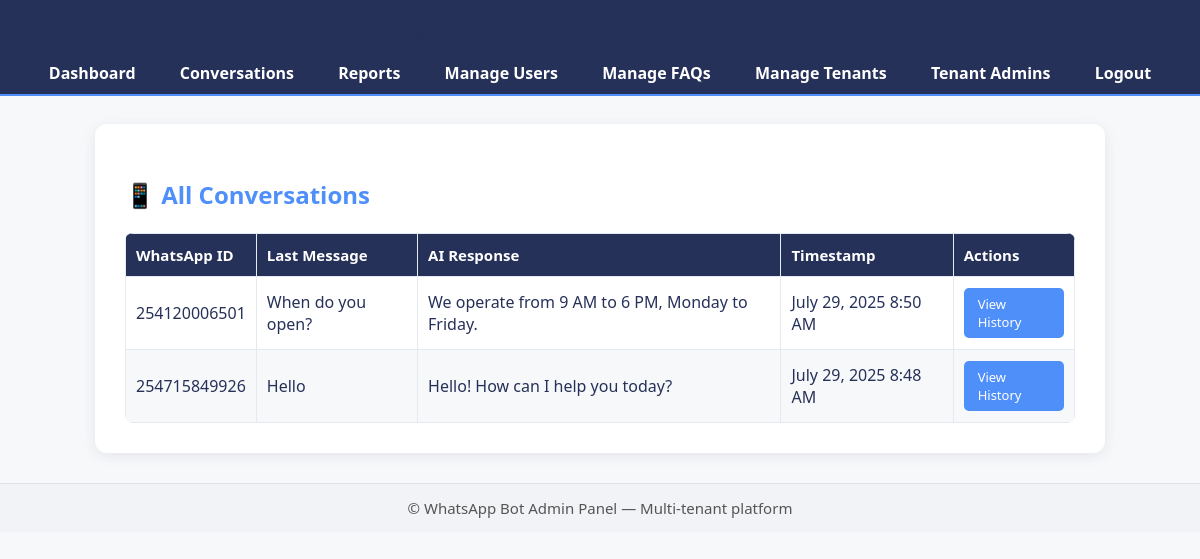
The app's page /all-conversations (signed in) with its own data.
### tables this page shows
CREATE TABLE conversations (
                    id INTEGER PRIMARY KEY AUTOINCREMENT,
                    wa_id TEXT NOT NULL,  -- FIXED: Changed from whatsapp_id to wa_id
                    tenant_id TEXT NOT NULL,
                    message_text TEXT NOT NULL,
                    response_text TEXT,
                    sender TEXT NOT NULL,  -- ADDED to match add_message() in CRUD
                    timestamp INTEGER NOT NULL, -- Use Unix timestamp
                    FOREIGN KEY (tenant_id) REFERENCES tenants(tenant_id)
                );

### admin_routes.py (the view)
@admin_bp.route('/all-conversations')
@login_required
def all_conversations():
    try:
        tenant_id = None if current_user.role == 'admin' else getattr(current_user, 'tenant_id', None)
        unique_conversations = get_all_conversations(tenant_id)
        return render_template(
            'all_conversations.html',
            user_email=current_user.email,
            conversations=unique_conversations,
            user_role=current_user.role
        )
    except Exception as e:
        logger.error(f"Error fetching conversations: {e}", exc_info=True)
        flash("Error loading conversations. Please try again later.", "danger")
        return render_template(
            'all_conversations.html',
            user_email=current_user.email,
            conversations=[],
            user_role=current_user.role
        )

### app.py (called while the page is built)
@app.context_processor
def inject_firebase_config():
    return {
        'FIREBASE_API_KEY': FIREBASE_API_KEY,
        'FIREBASE_AUTH_DOMAIN': FIREBASE_AUTH_DOMAIN,
        'FIREBASE_PROJECT_ID': FIREBASE_PROJECT_ID,
        'FIREBASE_STORAGE_BUCKET': FIREBASE_STORAGE_BUCKET,
        'FIREBASE_MESSAGING_SENDER_ID': FIREBASE_MESSAGING_SENDER_ID,
        'FIREBASE_APP_ID': FIREBASE_APP_ID,
        'FIREBASE_ENABLED': FIREBASE_ENABLED  # <-- Make available in all templates
    }

### auth.py (called while the page is built)
def load_user(uid):
    logger.debug(f"[LOGIN_DEBUG] load_user called with uid={uid}")
    if uid:
        user_data = get_user_by_uid(uid)
        logger.debug(f"[LOGIN_DEBUG] user_data loaded: {user_data}")
        if user_data:
            return User(user_data['uid'], user_data['email'], user_data['role'], user_data['tenant_id'])
        else:
            logger.warning(f"[LOGIN_DEBUG] No user found in DB with uid={uid}")
    else:
        logger.warning("[LOGIN_DEBUG] load_user called with None uid")
    return None

### db/db_connection.py (called while the page is built)
def get_db_connection():
    conn = None
    try:
        conn = sqlite3.connect(DATABASE_NAME)
        conn.row_factory = sqlite3.Row  # This allows access to columns by name
        conn.execute("PRAGMA foreign_keys = ON;")
        logger.debug(f"Successfully connected to database: {DATABASE_NAME}")
    except sqlite3.Error as e:
        logger.critical(f"Error connecting to database {DATABASE_NAME}: {e}")
        raise  # Re-raise the exception for the calling code to handle
    return conn

### db/users_crud.py (called while the page is built)
def get_user_by_uid(uid):
    conn = get_db_connection()
    try:
        cursor = conn.cursor()
        cursor.execute("SELECT * FROM users WHERE uid = ?", (uid,))
        row = cursor.fetchone()
        return dict(row) if row else None
    except sqlite3.Error as e:
        logger.error(f"Error fetching user by UID: {e}", exc_info=True)
        return None
    finally:
        conn.close()

### templates/all_conversations.html (shortened to what this page needs)
{% extends "base.html" %}
{% block body_content %}
<h2 class="page-title">📱 All Conversations</h2>
{% if conversations %}
    <table class="data-table">
        <thead>
            <tr>
                <th>WhatsApp ID</th>
                <th>Last Message</th>
                <th>AI Response</th>
                <th>Timestamp</th>
                <th>Actions</th>
            </tr>
        </thead>
        <tbody>
            {% for conv in conversations %}
                <tr>
                    <td>{{ conv.wa_id }}</td>
                    <td>{{ conv.last_message_text }}</td>
                    <td>{{ conv.ai_response if conv.ai_response else "N/A" }}</td>
                    <td>
                        {% if conv.last_timestamp %}
                            {{ moment(conv.last_timestamp).format('LLL') }}
                        {% else %}
                            N/A
                        {% endif %}
                    </td>
                    <td>
                        <a href="{{ url_for('admin_routes.view_conversation', wa_id=conv.wa_id) }}" class="button-small">View History</a>
                    </td>
                </tr>
            {% endfor %}
        </tbody>
    </table>
{% else %}
    <p>No conversations found.</p>
{% endif %}
{% endblock %}

### static/css/main.css (style rules this page uses)
body { font-family: 'Segoe UI', Arial, sans-serif; background-color: #f7f8fa; color: #263159; margin: 0; padding: 0; }
h1, h2, h3 { color: #263159; margin-bottom: 22px; }
.page-title { font-size: 1.5rem; color: #4F8FF9; margin-bottom: 15px; }
.button, .button-small { display: inline-block; background-color: #4F8FF9; color: #fff; padding: 10px 20px; text-decoration: none; border-radius: 5px; transition: background 0.2s; font-size: 15px; border: none; cursor: pointer; font-weight: 500; }
.button-small { padding: 7px 14px; font-size: 13px; }
.data-table { width: 100%; border-collapse: collapse; margin-top: 22px; background: #fff; border-radius: 8px; overflow: hidden; }
.data-table th, .data-table td { border: 1px solid #e5e9f2; padding: 11px 10px; text-align: left; }
.data-table th { background-color: #263159; color: #fff; font-weight: 600; font-size: 15px; }
.data-table tr:nth-child(even) { background-color: #f7f8fa; }

### records on screen
conversations: wa_id "254120006501", last_message_text "When do you open?", response_text "We operate from 9 AM to 6 PM, Monday to Friday.", last_timestamp "July 29, 2025 8:50 AM"
conversations: wa_id "254715849926", last_message_text "Hello", response_text "Hello! How can I help you today?", last_timestamp "July 29, 2025 8:48 AM"
